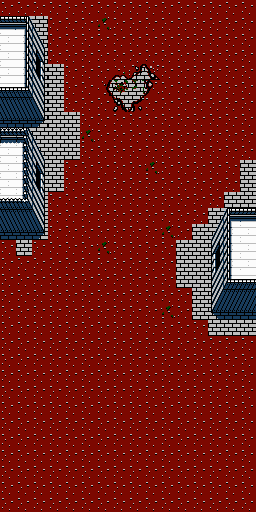

Tiled map render using the project's own tile images. Description and the whole map definition, tile-layer contents included, below:
An orthogonal 16x32 tile map with 16x16 px tiles, 2 tile layers (Background, Foreground).

<map version="1.8" tiledversion="1.8.2" orientation="orthogonal" renderorder="right-down" width="16" height="32" tilewidth="16" tileheight="16" infinite="0" nextlayerid="4" nextobjectid="1">
 <editorsettings>
  <export target="../src/levels/level.json" format="json" />
 </editorsettings>
 <tileset firstgid="1" name="level_6_tileset" tilewidth="16" tileheight="16" tilecount="190" columns="10">
  <image source="../src/level_6_tiles.png" width="160" height="304" />
 </tileset>
 <layer id="1" name="Background" width="16" height="32">
  <data encoding="csv">
1,1,1,1,1,1,1,1,1,1,1,1,1,1,1,1,
1,1,1,1,1,1,21,1,1,1,1,1,1,1,1,1,
1,1,1,1,1,1,1,1,1,1,1,1,1,1,1,1,
1,1,1,1,1,1,1,1,1,1,1,1,1,1,1,1,
1,1,1,1,1,1,1,2,3,5,1,1,1,1,1,1,
1,1,1,1,1,1,11,12,13,16,1,1,1,1,1,1,
1,1,1,1,1,1,1,22,23,1,1,1,1,1,1,1,
1,1,1,1,1,1,1,1,1,1,1,1,1,1,1,1,
1,1,1,1,1,21,1,1,1,1,1,1,1,1,1,1,
1,1,1,1,1,1,1,1,1,1,1,1,1,1,1,1,
1,1,1,1,1,1,1,1,1,21,1,1,1,1,1,1,
1,1,1,1,1,1,1,1,1,1,1,1,1,1,1,1,
1,1,1,1,1,1,1,1,1,1,1,1,1,1,1,1,
1,1,1,1,1,1,1,1,1,1,1,1,1,1,1,1,
1,1,1,1,1,1,1,1,1,1,21,1,1,1,1,1,
1,1,1,1,1,1,21,1,1,1,1,1,1,1,1,1,
1,1,1,1,1,1,1,1,1,1,1,1,1,1,1,1,
1,1,1,1,1,1,1,1,1,1,1,1,1,1,1,1,
1,1,1,1,1,1,1,1,1,1,1,1,1,1,1,1,
1,1,1,1,1,1,1,1,1,1,21,1,1,1,1,1,
1,1,1,1,1,1,1,1,1,1,1,1,1,1,1,1,
1,1,1,1,1,1,1,1,1,1,1,1,1,1,1,1,
1,1,1,1,1,1,1,1,1,1,1,1,1,1,1,1,
1,1,1,1,1,1,1,1,1,1,1,1,1,1,1,1,
1,1,1,1,1,1,1,1,1,1,1,1,1,1,1,1,
1,1,1,1,1,1,1,1,1,1,1,1,1,1,1,1,
1,1,1,1,1,1,1,1,1,1,1,1,1,1,1,1,
1,1,1,1,1,1,1,1,1,1,1,1,1,1,1,1,
1,1,1,1,1,1,1,1,1,1,1,1,1,1,1,1,
1,1,1,1,1,1,1,1,1,1,1,1,1,1,1,1,
1,1,1,1,1,1,1,1,1,1,1,1,1,1,1,1,
1,1,1,1,1,1,1,1,1,1,1,1,1,1,1,1
</data>
 </layer>
 <layer id="2" name="Foreground" width="16" height="32">
  <data encoding="csv">
7,7,7,7,7,7,7,7,7,7,7,7,7,7,7,7,
121,122,123,7,7,7,7,7,7,7,7,7,7,7,7,7,
52,132,133,7,7,7,7,7,7,7,7,7,7,7,7,7,
52,132,143,7,7,7,7,7,7,7,7,7,7,7,7,7,
52,132,153,4,7,7,7,7,7,7,7,7,7,7,7,7,
161,162,163,4,7,7,7,7,7,7,7,7,7,7,7,7,
93,93,173,4,7,7,7,7,7,7,7,7,7,7,7,7,
182,182,183,4,4,7,7,7,7,7,7,7,7,7,7,7,
42,43,44,4,4,7,7,7,7,7,7,7,7,7,7,7,
52,53,54,4,4,7,7,7,7,7,7,7,7,7,7,7,
52,53,64,4,7,7,7,7,7,7,7,7,7,7,7,4,
52,53,74,4,7,7,7,7,7,7,7,7,7,7,7,4,
82,83,84,7,7,7,7,7,7,7,7,7,7,7,4,4,
93,93,94,7,7,7,7,7,7,7,7,7,7,8,9,10,
103,103,104,7,7,7,7,7,7,7,7,7,4,18,19,52,
7,4,7,7,7,7,7,7,7,7,7,4,4,28,19,52,
7,7,7,7,7,7,7,7,7,7,7,4,4,38,19,52,
7,7,7,7,7,7,7,7,7,7,7,4,4,48,49,50,
7,7,7,7,7,7,7,7,7,7,7,7,4,58,59,59,
7,7,7,7,7,7,7,7,7,7,7,7,4,68,69,69,
7,7,7,7,7,7,7,7,7,7,7,7,7,4,4,4,
7,7,7,7,7,7,7,7,7,7,7,7,7,7,7,7,
7,7,7,7,7,7,7,7,7,7,7,7,7,7,7,7,
7,7,7,7,7,7,7,7,7,7,7,7,7,7,7,7,
7,7,7,7,7,7,7,7,7,7,7,7,7,7,7,7,
7,7,7,7,7,7,7,7,7,7,7,7,7,7,7,7,
7,7,7,7,7,7,7,7,7,7,7,7,7,7,7,7,
7,7,7,7,7,7,7,7,7,7,7,7,7,7,7,7,
7,7,7,7,7,7,7,7,7,7,7,7,7,7,7,7,
7,7,7,7,7,7,7,7,7,7,7,7,7,7,7,7,
7,7,7,7,7,7,7,7,7,7,7,7,7,7,7,7,
7,7,7,7,7,7,7,7,7,7,7,7,7,7,7,7
</data>
 </layer>
</map>